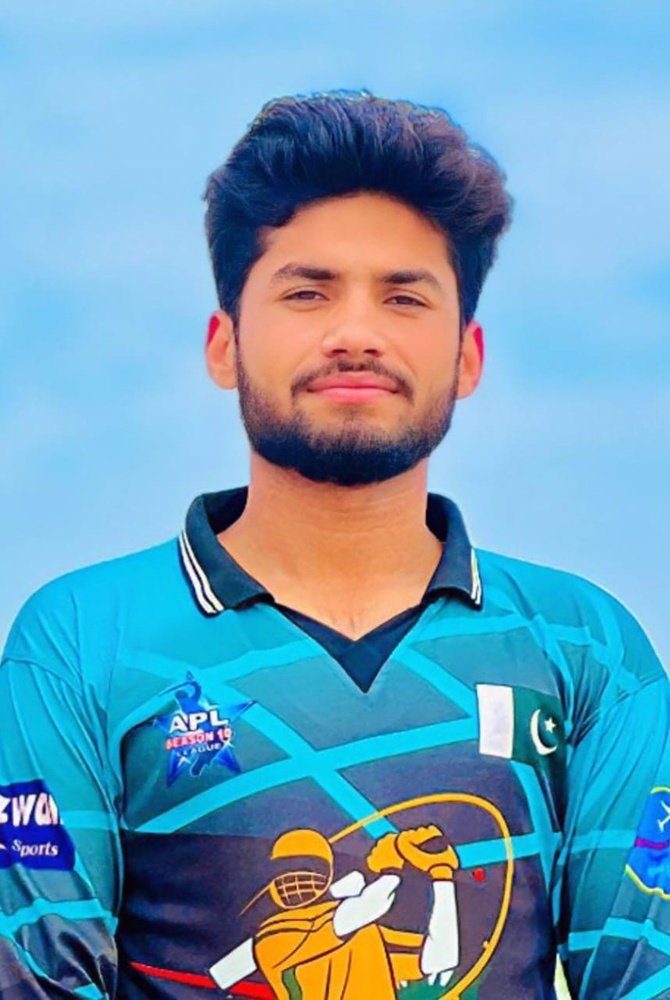
#> input picture Be Comfortable With Images/img1.jpg, 670 x 1000 px, shrunk from 858 x 1280 before the run
$ jupyter execute Sharp_Your_Blurred_Image.ipynb
#> lines starting #> are read from the running program, lines starting #| are printed output that depends on the picture
[cell 1]
import cv2

[cell 2]
import cv2
import numpy as np

# Image load karo
img = cv2.imread('img1.jpg')
#> img is the input picture: shape (1000, 670, 3); mean B, G, R 183.7, 157.9, 107.9

# Sharpening kernel define karo
kernel = np.array([[0, -1, 0],
                   [-1, 9, -1],
                   [0, -1, 0]])


# Filter apply karo
sharpened = cv2.filter2D(src=img, ddepth=-1, kernel=kernel)
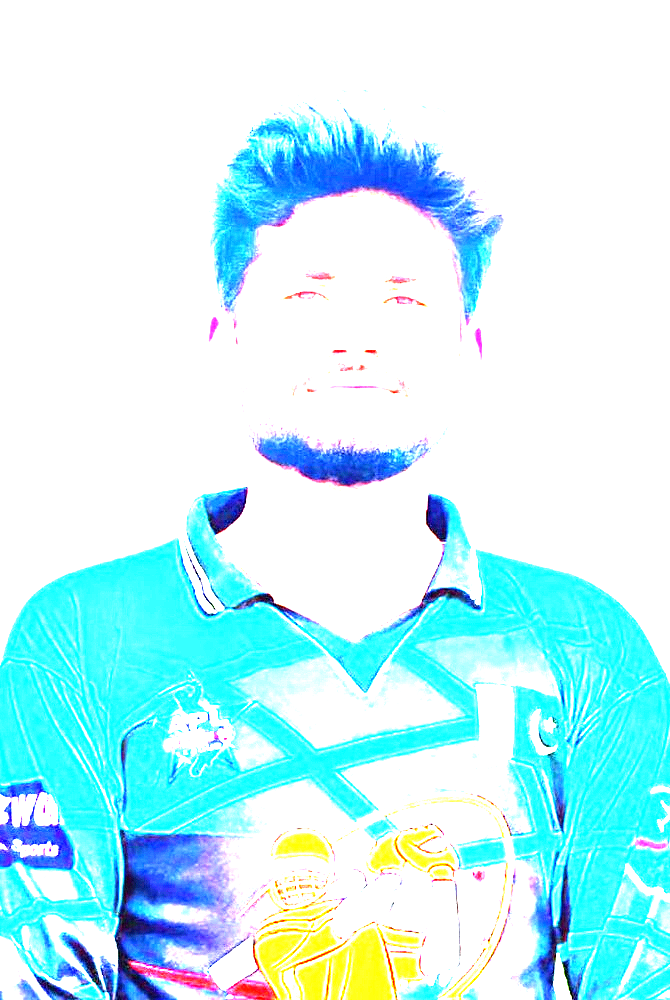
#> sharpened: shape (1000, 670, 3); mean B, G, R 249, 243.6, 196.6

# Result show karo
cv2.imshow('Original', img)
cv2.imshow('Sharpened', sharpened)
cv2.waitKey(0)
cv2.destroyAllWindows()
